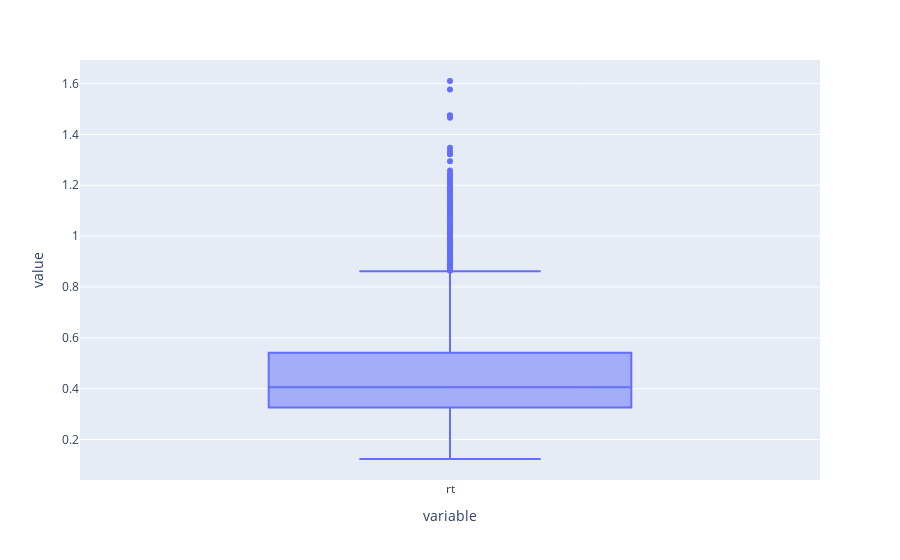

This figure's notebook cell:
### Code cell
#finding outliers using visualization and IQR
import plotly.express as px

fig = px.box(df['rt'])
fig.show()
q3 = df['rt'].quantile(0.75)
q1 = df['rt'].quantile(0.25)
IQR=q3 - q1
print('upper lim', q3)
print('lower lim', q1)

### Figure 1 — Plotly figure (JSON) as saved in the notebook; plotly's stock layout.template omitted (floating-point values rounded to 4 significant figures; data arrays with more than 128 entries replaced by an {"elided": "..."} marker saying what was removed)
{"data": [{"alignmentgroup": "True", "hovertemplate": "variable=%{x}<br>value=%{y}<extra></extra>", "legendgroup": "", "marker": {"color": "#636efa"}, "name": "", "notched": false, "offsetgroup": "", "orientation": "v", "showlegend": false, "type": "box", "x": {"elided": "5520 str values"}, "x0": " ", "xaxis": "x", "y": {"elided": "5520 float values"}, "y0": " ", "yaxis": "y"}], "layout": {"boxmode": "group", "legend": {"tracegroupgap": 0}, "margin": {"t": 60}, "xaxis": {"anchor": "y", "domain": [0, 1], "title": {"text": "variable"}}, "yaxis": {"anchor": "x", "domain": [0, 1], "title": {"text": "value"}}}}
